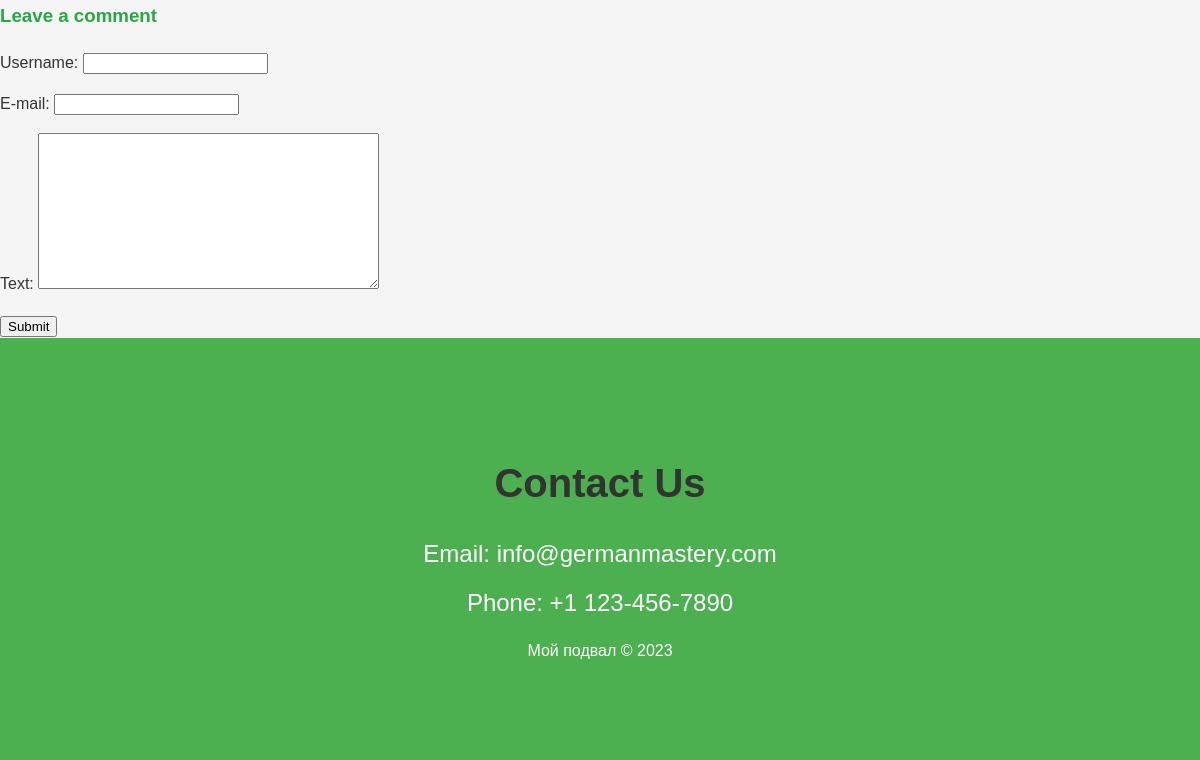
Before: / (lower part) with the older database file.
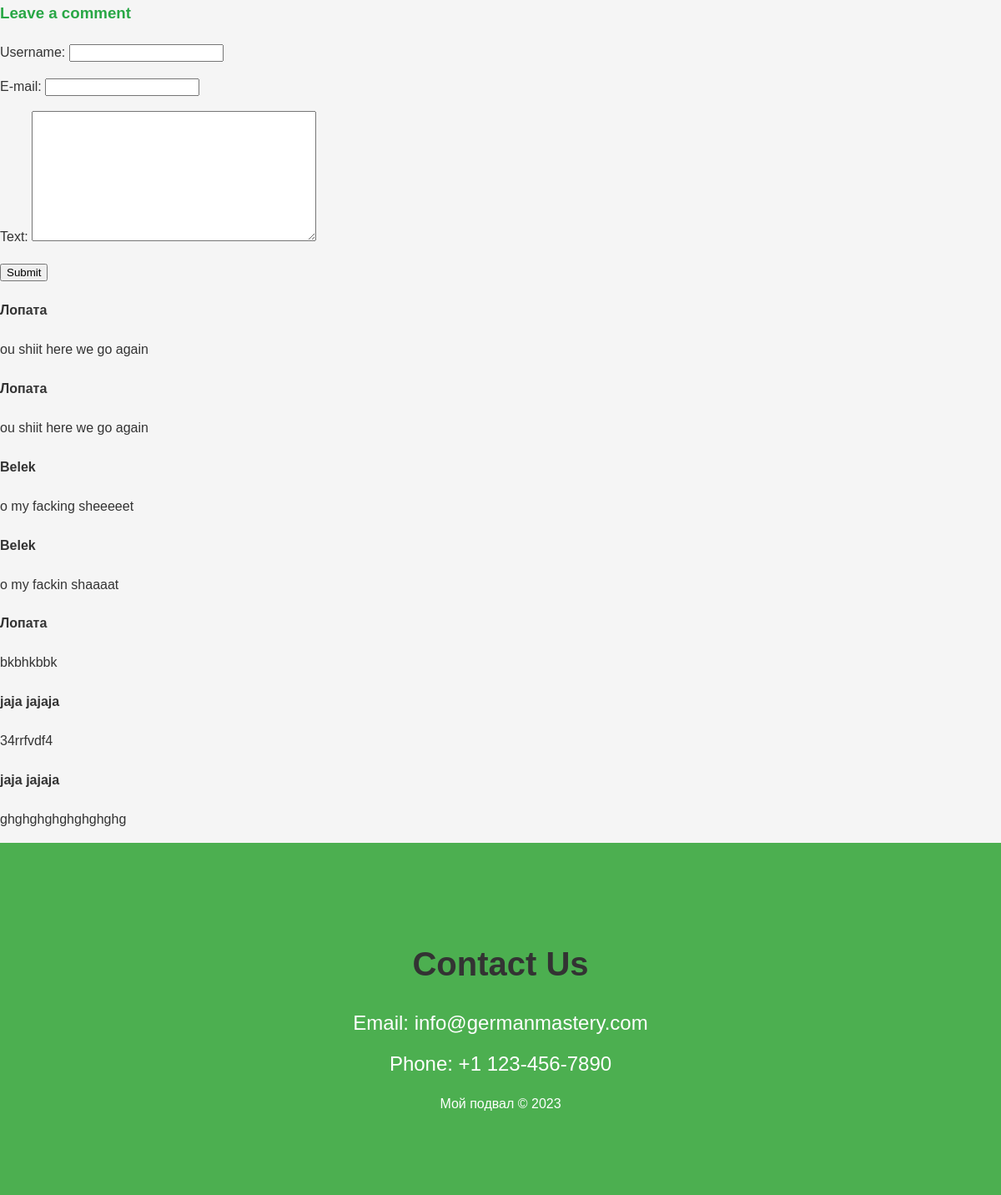
After: the same page with the newer database file.
### main_view/models.py (models this page shows, shortened)
class Comment(models.Model):
    name = models.CharField(max_length=100)
    email = models.EmailField()
    text = models.TextField()
    created_at = models.DateTimeField(auto_now_add=True)

### main_view/views.py (the view)
# urls.py: path('', comments, name='comments'),
def comments(request):
    if request.method == 'POST':
        form = CommentForm(request.POST)
        if form.is_valid():
            form.save()
            return render(request, 'main_view/home.html')
    else:
        form = CommentForm()
    comment = Comment.objects.all()
    return render(request, 'main_view/home.html', {'form': form, 'comment': comment})

### main_view/forms.py
class CommentForm(forms.ModelForm):
    class Meta:
        model = Comment
        fields = ['name', 'email', 'text']
        labels = {
            'name': 'Username',
            'email': 'E-mail',
            'text': 'Text',
        }
        widgets = {
            'email': forms.TextInput(attrs={'class': 'form-input'}),
            'name': forms.TextInput(attrs={'class': 'form-input'}),
            'text': forms.Textarea(attrs={'class': 'form-input'}),
        }

### templates/main_view/home.html (shortened to what this page needs)
{% extends 'main_view/base.html' %}
{% block content %}
<section>
    <div class="form-comment">
        <h3>Leave a comment</h3>
        <div>
            <form method="post" action="{% url 'main_view:comments' %}">
                {{ form.as_p }}
                <div>
                    <button type="submit">Submit</button>
                </div>
            </form>
        </div>
    </div>
    {% for c in comment %}
            <h4>{{ c.name }}</h4>
            <p>{{ c.text }}</p>
    {% endfor %}
</section>
{% endblock %}

### templates/main_view/base.html (shortened to what this page needs)
{% load static %}
<!DOCTYPE html>
<html lang="en">
<head>
    <link rel="stylesheet" href="{% static 'styles.css' %}">
</head>
<body>
    <main>
        {% block content %}{% endblock %}
    </main>
    <footer>
        <section class="contact">
        <h2 class="contact-title">Contact Us</h2>
        <p class="contact-info">Email: info@germanmastery.com</p>
        <p class="contact-info">Phone: +1 123-456-7890</p>
            <p>Мой подвал &copy; 2023</p>
        </section>
    </footer>
</body>
</html>

### static/styles.css (style rules this page uses)
body { font-family: Arial, sans-serif; line-height: 1.6; }
h1, h2, h3, h4, h5, h6 { color: #333; }
h3 { color: #28A745; }
body { font-family: 'Arial', sans-serif; margin: 0; padding: 0; background-color: #f5f5f5; color: #333; }
.contact { background-color: #4CAF50; color: white; text-align: center; padding: 80px 0; }
.contact-title { font-size: 2.5em; margin-bottom: 20px; }
.contact-info { font-size: 1.5em; margin: 10px 0; }

Changed rows visible on the page:
added Comment: name "Лопата", text "ou shiit here we go again"
added Comment: name "Лопата", text "ou shiit here we go again"
added Comment: name "Belek", text "o my facking sheeeeet"
added Comment: name "Belek", text "o my fackin shaaaat"
added Comment: name "Лопата", text "bkbhkbbk"
added Comment: name "jaja jajaja", text "34rrfvdf4"
added Comment: name "jaja jajaja", text "ghghghghghghghghg"
